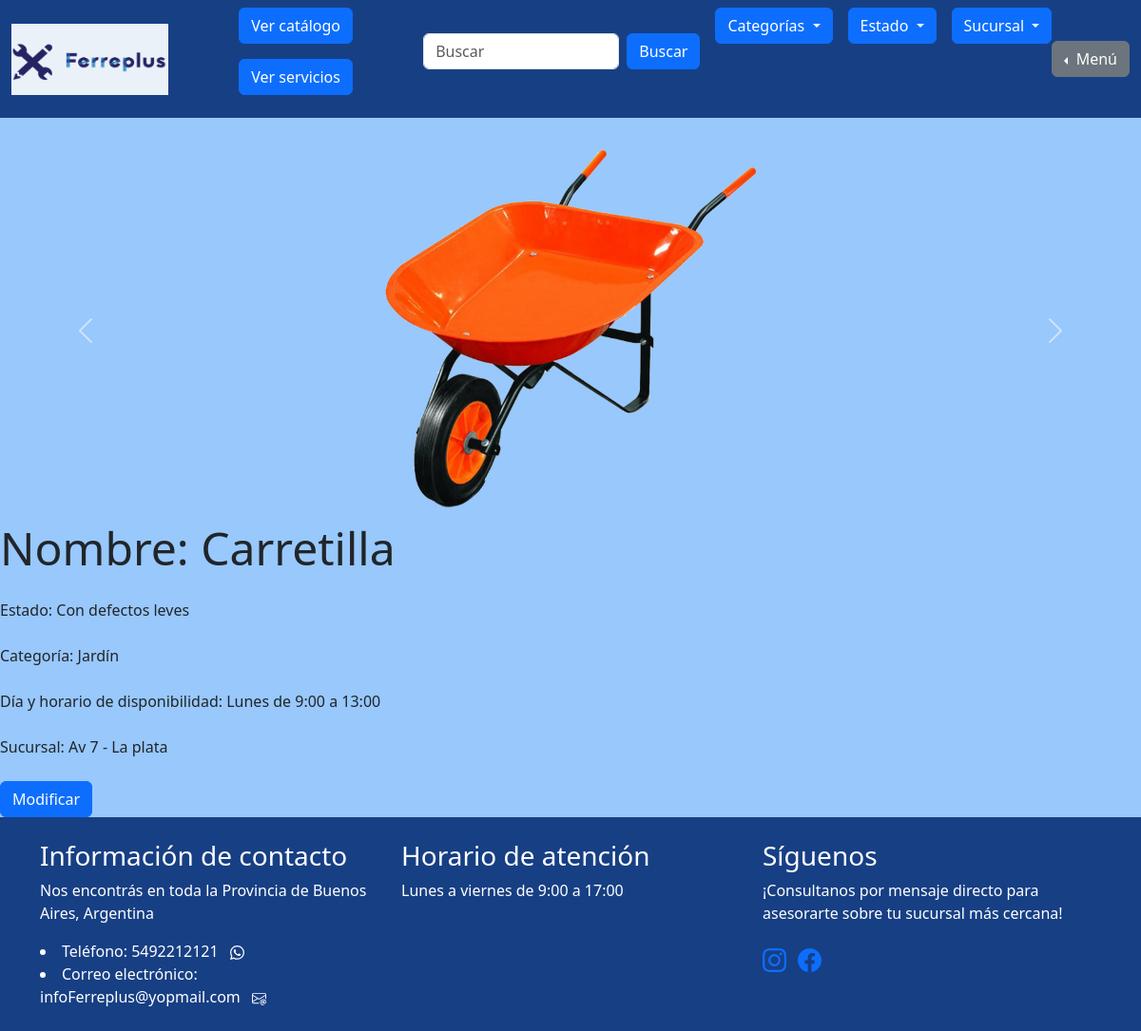
The app's page /mis_productos/listar_mis_productos/carretilla-klipartzcom-2png/ (signed in) with its own data.
### mis_productos/models.py (models this page shows, shortened)
class Producto(models.Model):
    id = models.AutoField(primary_key=True)
    cliente = models.ForeignKey(User, on_delete=models.CASCADE)
    nombre = models.CharField(max_length=100)
    estado = models.CharField(max_length=100)
    categoria = models.CharField(max_length=100)
    dias = models.CharField(max_length=100, default="")
    horario_inicio = models.CharField(max_length=100)
    horario_fin = models.CharField(max_length=100)
    sucursal = models.ForeignKey(Sucursal, on_delete=models.SET_NULL, null=True)
    imagen_principal = models.ImageField(upload_to='imagenes/')
    imagen_extra1 = models.ImageField(upload_to='imagenes/', blank=True, null=True)
    imagen_extra2 = models.ImageField(upload_to='imagenes/', blank=True, null=True)
    imagen_extra3 = models.ImageField(upload_to='imagenes/', blank=True, null=True)
    slug = models.SlugField(null=True, blank=True)
    visible = models.BooleanField(default=True)

### gestion_de_sucursales/models.py (models this page shows, shortened)
class Sucursal(models.Model):
    nombre = models.CharField(max_length=200, primary_key=True)
    ciudad = models.CharField(max_length=200, null=False)

### iniciar_sesion/decoradores.py (the view)
    def wrapper_func(request, *args, **kwargs):
        if request.user.is_authenticated and not request.user.is_staff and not request.user.is_superuser :
            return view_func(request, *args, **kwargs)
        else:
            return redirect("homepage")

### iniciar_sesion/decoradores.py (called while the page is built)
def soy_cliente(view_func):
    def wrapper_func(request, *args, **kwargs):
        if request.user.is_authenticated and not request.user.is_staff and not request.user.is_superuser :
            return view_func(request, *args, **kwargs)
        else:
            return redirect("homepage")
    return wrapper_func

### mis_productos/views.py (called while the page is built)
@soy_cliente
def ver_detalle_view(request, slug):
    producto = Producto.objects.get(slug=slug)
    tiene_intercambio = Intercambio.objects.filter(
       estado='aceptado',
       producto_solicitante=producto
    ).exists() or Intercambio.objects.filter(
       estado='aceptado',
       producto_receptor=producto
    ).exists()
    context = {
        'producto': producto,
        'tiene_intercambio': tiene_intercambio
    }
    return render(request, 'mis_productos/ver_detalle.html', context)

### project/context_processors.py (called while the page is built)
def agregar_datos_a_contexto(request):
    sucursales = Sucursal.objects.all()
    estados_list = ["Nuevo - Sin uso", "Usado", "Restaurado", "Para reparar", "Para piezas", "Con defectos leves"]
    categorias_list = ["Herramientas", "Construcción", "Ferretería general", "Electricidad", "Fontanería", "Jardín"]
    return {
        'sucursales': sucursales,
        'estados_list': estados_list,
        'categorias_list': categorias_list,
    }

### mis_productos/templates/mis_productos/ver_detalle.html (shortened to what this page needs)
{% extends "homepage/base.html" %}
  {% block content %}
    <div id="carouselExample" class="carousel slide">
      <div class="carousel-inner">
          <div class="carousel-item active">
              <img src="{{ producto.imagen_principal.url }}" class="d-block w-100" alt="...">
          </div>
      </div>
      <button class="carousel-control-prev" type="button" data-bs-target="#carouselExample" data-bs-slide="prev">
          <span class="carousel-control-prev-icon" aria-hidden="true"></span>
      </button>
      <button class="carousel-control-next" type="button" data-bs-target="#carouselExample" data-bs-slide="next">
          <span class="carousel-control-next-icon" aria-hidden="true"></span>
      </button>
    </div>
      <div class="card-body">
        <div class="mb-4">
            <h5 class="display-5">Nombre: {{ producto.nombre }}</h5>
        </div>
        <div class="mb-4">
            <h8 class="display-8">Estado: {{ producto.estado }}</h8>
        </div>
        <div class="mb-4">
            <h8 class="display-8">Categoría: {{ producto.categoria }}</h8>
        </div>
        <div class="mb-4">
            <h8 class="display-8">Día y horario de disponibilidad: {{ producto.dias }} de {{ producto.horario_inicio }} a {{ producto.horario_fin }}</h8>
        </div>
        <div class="mb-4">
            <h8 class="display-8">Sucursal: {% if not producto.sucursal %}Sucursal Inactiva{% else %}{{ producto.sucursal.nombre }} - {{ producto.sucursal.ciudad }}{% endif %}</h8>
        </div>
        {% if not tiene_intercambio %}
        <a href="{% url 'modificar_producto' producto.slug %}" class="btn btn-primary">Modificar</a>
        {% else %}
        <p><b>Este producto está involucrado en un intercambio y no puede ser modificado.</b></p>
        {% endif %}
      </div>
  {% endblock %}

### homepage/templates/homepage/base.html (style rules this page uses)
body { background-color: #98C8FC; }
body { min-height: 100vh; display: flex; flex-direction: column; }

### mis_productos/templates/mis_productos/ver_detalle.html (style rules this page uses)
.carousel-item { justify-content: center; align-items: center; height: 50vh; }
.carousel-item img { max-width: 100%; max-height: 100%; object-fit: contain; }

### records on screen
Producto: imagen_principal (picture), nombre "Carretilla", estado "Con defectos leves", categoria "Jardín", dias "Lunes", horario_inicio "9:00", horario_fin "13:00", sucursal.nombre "Av 7", sucursal.ciudad "La plata"
